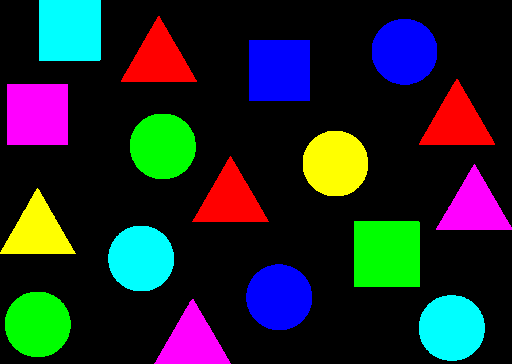
#> input picture Year 02 - 02/Computer Vision/Mid/Work/12_09_2023_Assignment01/colorobject.png, 512 x 364 px
$ jupyter execute Assignment01.ipynb
#> lines starting #> are read from the running program, lines starting #| are printed output that depends on the picture; after the words box and inside, x2 and y2 are one past the last pixel; in counts of white or black regions, pixels touching at a corner belong together
***Assignment 01***
| 65011428 Papinwich Asnapetch

[cell 1]
import cv2
from matplotlib import pyplot as plt

[cell 2]
# Load image
pic = cv2.imread('colorobject.png')
#> pic is the input picture: shape (364, 512, 3); mean B, G, R 41.2, 38.1, 31
# pic = cv2.cvtColor(pic, cv2.COLOR_BGR2RGB)
# plt.imshow(pic)

# Convert ot grayscale
gray = cv2.cvtColor(pic, cv2.COLOR_BGR2GRAY)
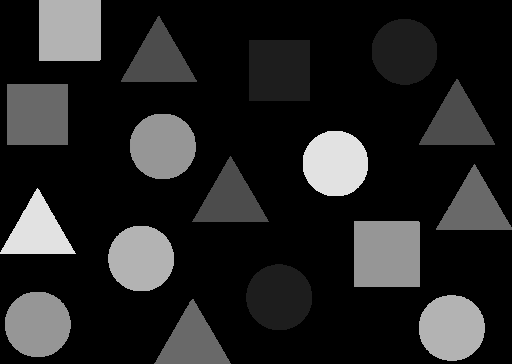
#> gray: shape (364, 512); min 0, max 226, mean 36.3
# plt.imshow(gray)

fig = plt.figure()
ax1 = fig.add_subplot(2,2,1)
ax1.imshow(pic, cmap= 'gray')
ax2 = fig.add_subplot(2,2,2)
ax2.imshow(gray, cmap= 'gray')
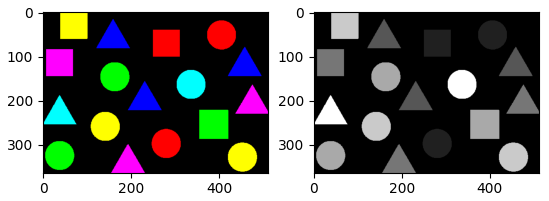
#> figure drawn by matplotlib, 2 panels; B, G, R data is drawn as R, G, B

[cell 3]
# Create Histrogram
hist = cv2.calcHist([gray], [0], None, [256], [0, 256])
#> hist = 256 values, max 131307 at index 0, min 0 at index 1, mean 728

# Plot the histogram
plt.plot(hist)
plt.xlabel('Pixel Value')
plt.ylabel('Frequency')
plt.title('Grayscale Histogram')
plt.show()
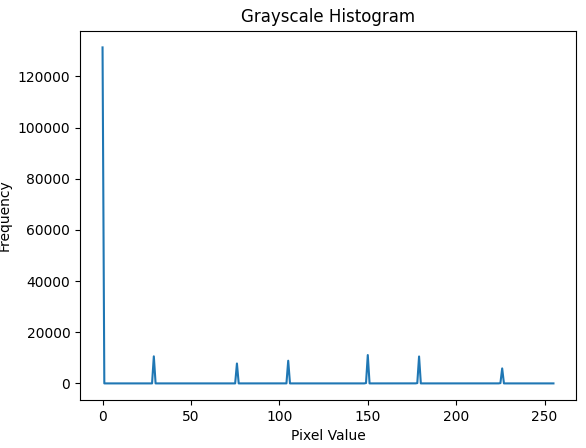
#> figure drawn by matplotlib, 1 panel; curve peaks at x = 0, y = 131307

[cell 4]
# Task 01: BLUE
ret, blue = cv2.threshold(gray, 50, 255, cv2.THRESH_TOZERO_INV)
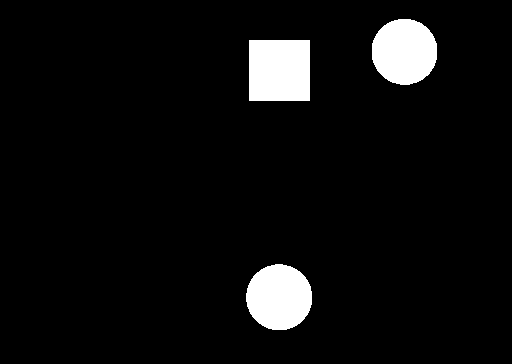
#> blue: shape (364, 512); values 0 (black) and 29 (white), 5.7% white; 3 white regions, box (x1, y1, x2, y2) and area: (249, 40, 310, 101) 3721, (246, 264, 312, 330) 3433, (372, 19, 437, 85) 3421
ret, blue = cv2.threshold(blue, 10, 255, cv2.THRESH_BINARY)
plt.imshow(blue, cmap= 'gray')

[cell 5]
# Task 02: RED
ret, red = cv2.threshold(gray, 100, 255, cv2.THRESH_TOZERO_INV)
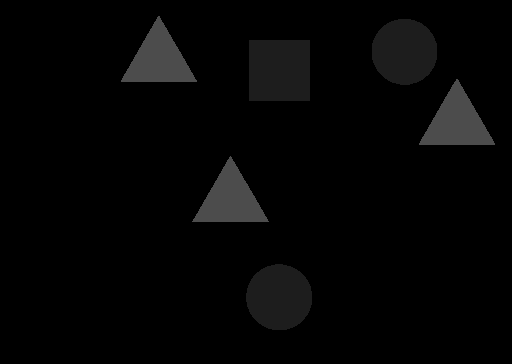
#> red: shape (364, 512); min 0, max 76, mean 4.8
ret, red = cv2.threshold(red, 50, 255, cv2.THRESH_TOZERO)
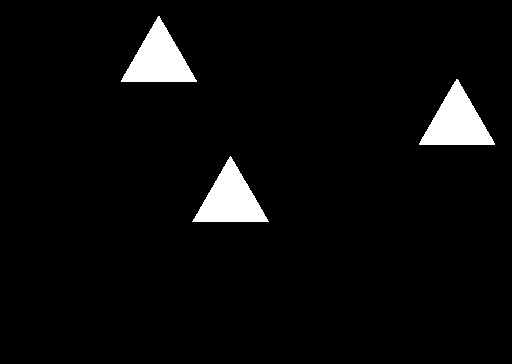
#> red: shape (364, 512); values 0 (black) and 76 (white), 4.2% white; 3 white regions, box (x1, y1, x2, y2) and area: (419, 79, 495, 145) 2612, (121, 16, 197, 82) 2591, (192, 156, 269, 222) 2575
ret, red = cv2.threshold(red, 10, 255, cv2.THRESH_BINARY)

plt.imshow(red, cmap= 'gray')

[cell 6]
# Task 03: B&R
ret, BR = cv2.threshold(gray, 100, 255, cv2.THRESH_TOZERO_INV)
ret, BR = cv2.threshold(BR, 10, 255, cv2.THRESH_BINARY)
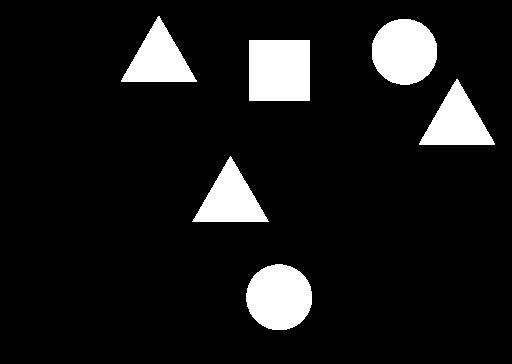
#> BR: shape (364, 512); 9.8% white; 6 white regions, box (x1, y1, x2, y2) and area: (249, 40, 310, 101) 3721, (246, 264, 312, 330) 3433, (372, 19, 437, 85) 3421, (419, 79, 495, 145) 2612, (121, 16, 197, 82) 2591, (192, 156, 269, 222) 2575

plt.imshow(BR, cmap= 'gray')
